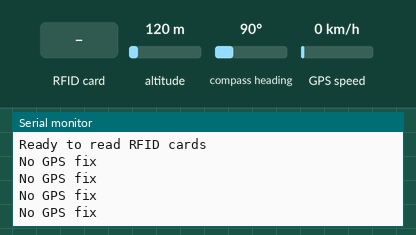
The sketch below on a simulated Arduino Uno, built with avr-gcc and run on an emulated ATmega328P. On the bench: the last lines printed to the serial monitor. The inputs (shaded band) are chosen by the test bench; at power-on: altitude 120 m, compass heading 90°, GPS speed 0 km/h. The GPS gets a fix after 3 s at 37.7749, -122.4194 with 8 satellites; the modem accepts every AT command (registered, SIM ready, sends succeed) and sends nothing else.

Above: at 1.2 s.
1.3 s: RFID card 83 E8 EC 93 held to the reader
At 2.5 s:
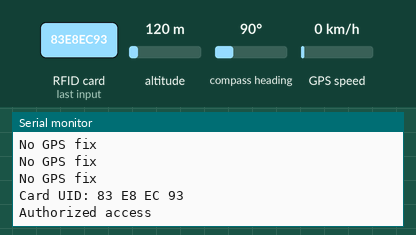
2.8 s: RFID card 5E 7A 19 C4 held to the reader
At 5.9 s:
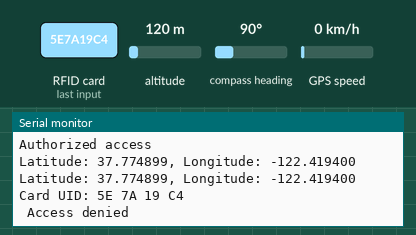

The sketch:

GPS_GSM_RFID.ino
```cpp
#include <MFRC522.h>
#include <SPI.h>
#include <TinyGPS++.h>
#include <SoftwareSerial.h>

#define SS_PIN 10
#define RST_PIN 9
#define GPS_RX_PIN 4
#define GPS_TX_PIN 3

SoftwareSerial SIM800L(7, 8);
SoftwareSerial GPSSerial(GPS_RX_PIN, GPS_TX_PIN);
TinyGPSPlus GPS;
MFRC522 mfrc522(SS_PIN, RST_PIN);

String message ;

void setup() {
  Serial.begin(9600);
  GPSSerial.begin(9600);
  SPI.begin();
  mfrc522.PCD_Init();
  Serial.println("Ready to read RFID cards");
}

void loop() {
  cardRFID();
  GPSDATA();
}

void cardRFID() {
  if (mfrc522.PICC_IsNewCardPresent() && mfrc522.PICC_ReadCardSerial()) {
    Serial.print("Card UID:");
    String content = "";
    for (byte i = 0; i < mfrc522.uid.size; i++) {
      Serial.print(mfrc522.uid.uidByte[i] < 0x10 ? " 0" : " ");
      Serial.print(mfrc522.uid.uidByte[i], HEX);
      content.concat(String(mfrc522.uid.uidByte[i] < 0x10 ? " 0" : " "));
      content.concat(String(mfrc522.uid.uidByte[i], HEX));
    }
    Serial.println();
    content.toUpperCase();
    if (content.substring(1) == "83 E8 EC 93")
    {
      Serial.println("Authorized access");
      Serial.println();
      delay(3000);
    }
    else   {
      Serial.println(" Access denied");
      gsm(message);
      delay(3000);
    }
    mfrc522.PICC_HaltA();
    mfrc522.PCD_StopCrypto1();
  }
}

void GPSDATA() {
  while (GPSSerial.available() > 0) {
    if (GPS.encode(GPSSerial.read())) {
      if (GPS.location.isValid()) {
        message = "Latitude: " + String(GPS.location.lat(), 6) + ", Longitude: " + String(GPS.location.lng(), 6);
        Serial.println(message);
      } else {
        Serial.println("No GPS fix");
      }
    }
  }
}

void gsm(String msg){
  SIM800L.begin(9600);
  SIM800L.println("AT+CMGF=1"); // set SMS mode to text
  delay(1000);

  SIM800L.print("AT+CMGS=\"+9647516274515\"\r"); // replace with recipient's phone number
  delay(1000);

  SIM800L.print(msg); // replace with your message
  delay(1000);

  SIM800L.write(0x1A); // send Ctrl+Z to indicate end of message
  delay(1000);
  GPSSerial.begin(9600);
  }
```

Measured:
- after the input at 1.3 s, the serial monitor: prints a new line at once (image 1)
- after the input at 2.8 s, the serial monitor: prints a new line after 1.6 s (image 2)
